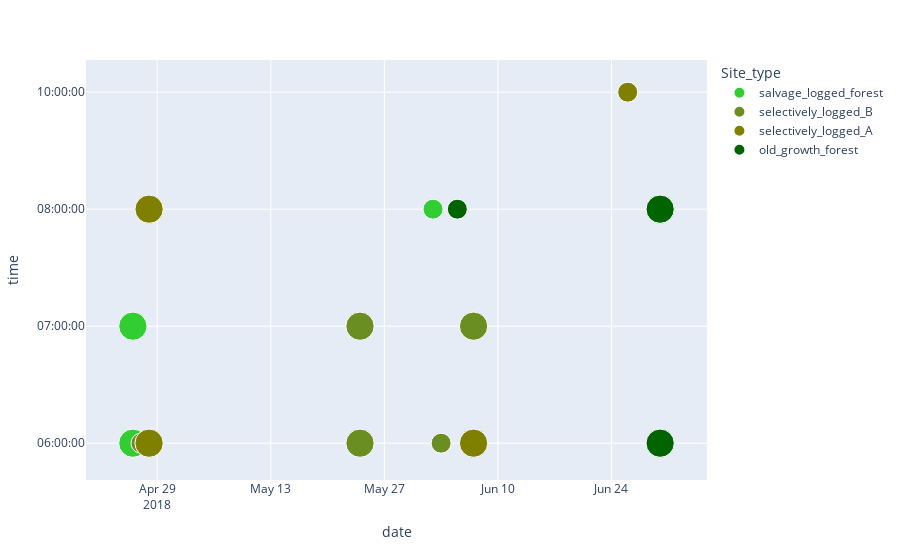

Notebook code for this chart:
### Markdown cell above
#### conclusion
- locations that have more than 1 recording on the same day (and same conditions) could be tested as control
- an avarage of acoustic complexity could be calculated for the 4 different groups / 3 different landuses from the recordings of 2018
- old_growth_forest and selectively_logged_A group could be comparead over time
- salvage_logged_forest can be compared to selevtively logged forests (similar recording dates and times)

### Code cell
df18 = df.loc[df['year'] == '2018']

# px.scatter(df18, y="time", x="date", size = 'count', color="Site", color_discrete_map = color_discrete_map, opacity = 1)
px.scatter(df18, y="time", x="date", size = 'count', color="Site_type", color_discrete_map = color_discrete_map, opacity = 1)

### Figure 1 — Plotly figure (JSON) as saved in the notebook; plotly's stock layout.template omitted (floating-point values rounded to 4 significant figures)
{"data": [{"hovertemplate": "Site_type=salvage_logged_forest<br>date=%{x}<br>time=%{y}<br>count=%{marker.size}<extra></extra>", "legendgroup": "salvage_logged_forest", "marker": {"color": "LimeGreen", "opacity": 1, "size": [2, 2, 1], "sizemode": "area", "sizeref": 0.005, "symbol": "circle"}, "mode": "markers", "name": "salvage_logged_forest", "orientation": "v", "showlegend": true, "type": "scatter", "x": ["2018-4-26", "2018-4-26", "2018-6-2"], "xaxis": "x", "y": ["06:00:00", "07:00:00", "08:00:00"], "yaxis": "y"}, {"hovertemplate": "Site_type=selectively_logged_B<br>date=%{x}<br>time=%{y}<br>count=%{marker.size}<extra></extra>", "legendgroup": "selectively_logged_B", "marker": {"color": "OliveDrab", "opacity": 1, "size": [1, 2, 2, 1, 2], "sizemode": "area", "sizeref": 0.005, "symbol": "circle"}, "mode": "markers", "name": "selectively_logged_B", "orientation": "v", "showlegend": true, "type": "scatter", "x": ["2018-4-27", "2018-5-24", "2018-5-24", "2018-6-3", "2018-6-7"], "xaxis": "x", "y": ["06:00:00", "06:00:00", "07:00:00", "06:00:00", "07:00:00"], "yaxis": "y"}, {"hovertemplate": "Site_type=selectively_logged_A<br>date=%{x}<br>time=%{y}<br>count=%{marker.size}<extra></extra>", "legendgroup": "selectively_logged_A", "marker": {"color": "Olive", "opacity": 1, "size": [2, 2, 2, 1], "sizemode": "area", "sizeref": 0.005, "symbol": "circle"}, "mode": "markers", "name": "selectively_logged_A", "orientation": "v", "showlegend": true, "type": "scatter", "x": ["2018-4-28", "2018-4-28", "2018-6-7", "2018-6-26"], "xaxis": "x", "y": ["06:00:00", "08:00:00", "06:00:00", "10:00:00"], "yaxis": "y"}, {"hovertemplate": "Site_type=old_growth_forest<br>date=%{x}<br>time=%{y}<br>count=%{marker.size}<extra></extra>", "legendgroup": "old_growth_forest", "marker": {"color": "DarkGreen", "opacity": 1, "size": [1, 2, 2], "sizemode": "area", "sizeref": 0.005, "symbol": "circle"}, "mode": "markers", "name": "old_growth_forest", "orientation": "v", "showlegend": true, "type": "scatter", "x": ["2018-6-5", "2018-6-30", "2018-6-30"], "xaxis": "x", "y": ["08:00:00", "06:00:00", "08:00:00"], "yaxis": "y"}], "layout": {"autosize": true, "legend": {"itemsizing": "constant", "title": {"text": "Site_type"}, "tracegroupgap": 0}, "margin": {"t": 60}, "xaxis": {"anchor": "y", "autorange": true, "domain": [0, 1], "range": ["2018-04-20 07:04:18.8956", "2018-07-05 16:55:41.1044"], "title": {"text": "date"}, "type": "date"}, "yaxis": {"anchor": "x", "autorange": true, "domain": [0, 1], "range": [-0.4704, 3.389], "title": {"text": "time"}, "type": "category"}}}
